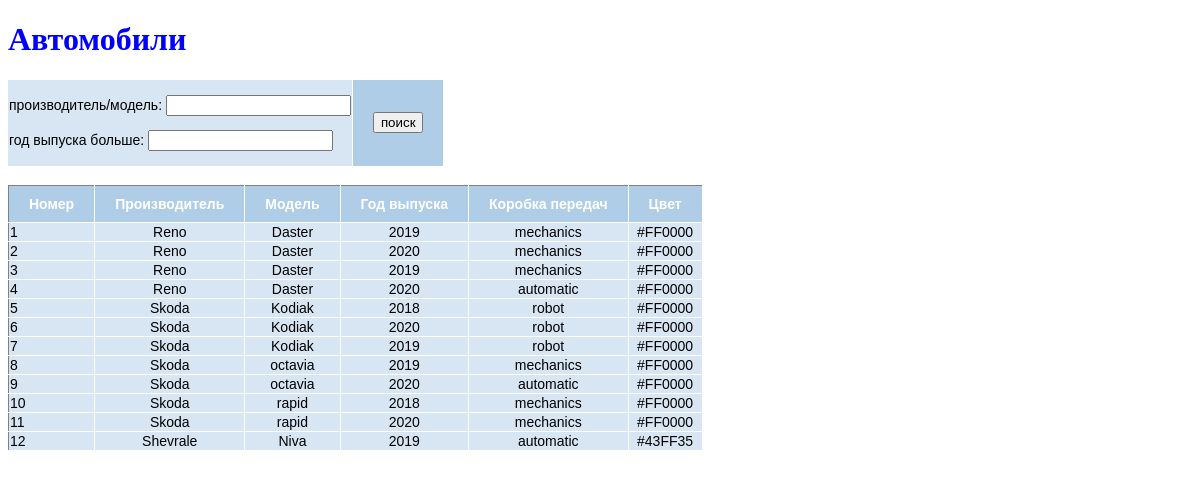
Before: / with the older database file.
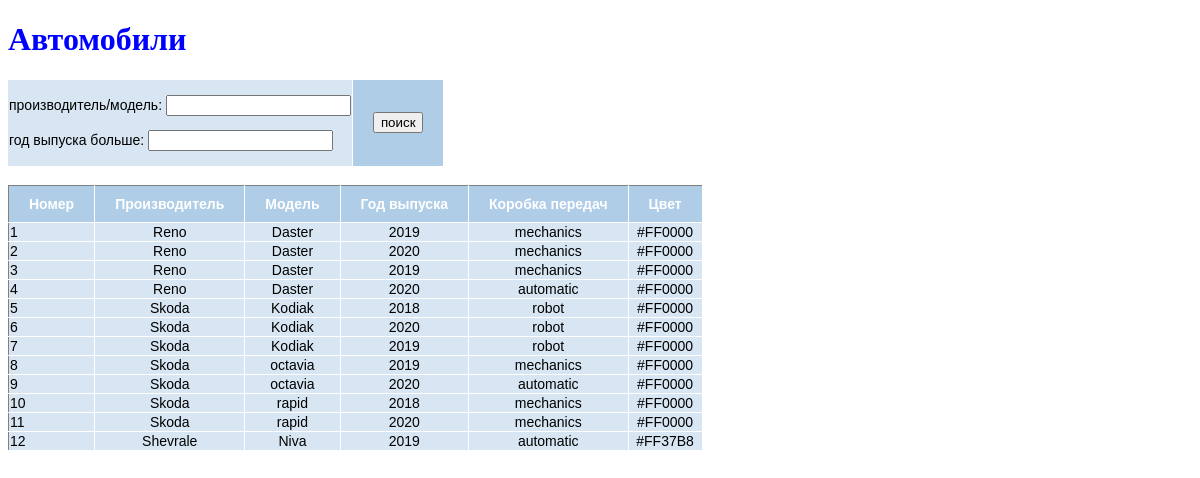
After: the same page with the newer database file.
### app_Cars/models.py (models this page shows)
class Car(models.Model):
    TRANSMISSION_CHOICES = (
        (0, ''),
        (1, 'mechanics'),
        (2, 'automatic'),
        (3, 'robot'),
    )
    manufacturer = models.CharField(max_length=256, verbose_name = _("Производитель"))
    modelCar = models.CharField(max_length=128, verbose_name = _("Модель"))
    year_manufacture = models.IntegerField(verbose_name = _("Год выпуска"))
    transmission=models.SmallIntegerField(default=0, choices=TRANSMISSION_CHOICES, verbose_name =_("Коробка передачи"))
    color = ColorField( default='#FF0000' )

### app_Cars/views.py (the view)
# urls.py: path('', cars_view, name='index'),
def cars_view(request):
    cars=Car.objects.all()
    form = CarsFilterForms(request.GET)
    if form.is_valid():
        if form.cleaned_data["search"]:
            cars= Car.objects.filter(Q(manufacturer__contains = form.cleaned_data["search"])|Q(modelCar__contains = form.cleaned_data["search"]))
        if form.cleaned_data["search"] and form.cleaned_data["search_year"]:
            cars = Car.objects.filter(Q(manufacturer__contains=form.cleaned_data["search"]) | Q(
                modelCar__contains=form.cleaned_data["search"]))
            cars =cars.filter(year_manufacture__gt=form.cleaned_data["search_year"])
        if form.cleaned_data["search_year"]:
            cars=Car.objects.filter(year_manufacture__gt=form.cleaned_data["search_year"])
    context={"cars":cars, "form":form}
    return render(request,'index.html', context)

### app_Cars/forms.py
class CarsFilterForms(forms.Form):
    search=forms.CharField(label='производитель/модель',required=False)
    search_year = forms.IntegerField(label='год выпуска больше', required=False)

### app_Cars/templates/index.html (shortened to what this page needs)
<!DOCTYPE html>
<html lang="en" xmlns:text-align="http://www.w3.org/1999/xhtml">
{% load static %}
<head>
    <link rel = "stylesheet" type = "text/css" href='{% static "styles.css" %}' >
</head>
<body>
<h1>Автомобили</h1>
<form action="" method="get">
    <table>
    <tr>
      <td> {{ form.as_p }} </td>
      <th> <input type="submit" value="поиск"> </th>
    </tr>
    </table>
</form>
<br>
<table border="1" class="col-8">
    <th>Номер</th>
    <th>Производитель</th>
    <th>Модель</th>
    <th>Год выпуска</th>
    <th>Коробка передач</th>
    <th>Цвет</th>
    {% for c in cars %}
    <tr>
        <td>{{ c.id }}</td>
        <td>{{ c.manufacturer }}</td>
        <td>{{ c.modelCar }}</td>
        <td>{{ c.year_manufacture }}</td>
        <td>{{ c.get_transmission_display }}</td>
        <td>{{ c.color }}</td>
    </tr>
    {% endfor %}
</table>
</body>
</html>

### static/css/styles.css (style rules this page uses)
table { font-family: "Lucida Sans Unicode", "Lucida Grande", Sans-Serif; font-size: 14px; border-collapse: collapse; text-align: center; }
th { background: #AFCDE7; color: white; padding: 10px 20px; }
th, td { border-style: solid; border-width: 0 1px 1px 0; border-color: white; }
td { background: #D8E6F3; }
th:first-child, td:first-child { text-align: left; }
h1 { color:blue; }

Changed rows visible on the page:
changed Car "Shevrale": color "#43FF35" → "#FF37B8"
